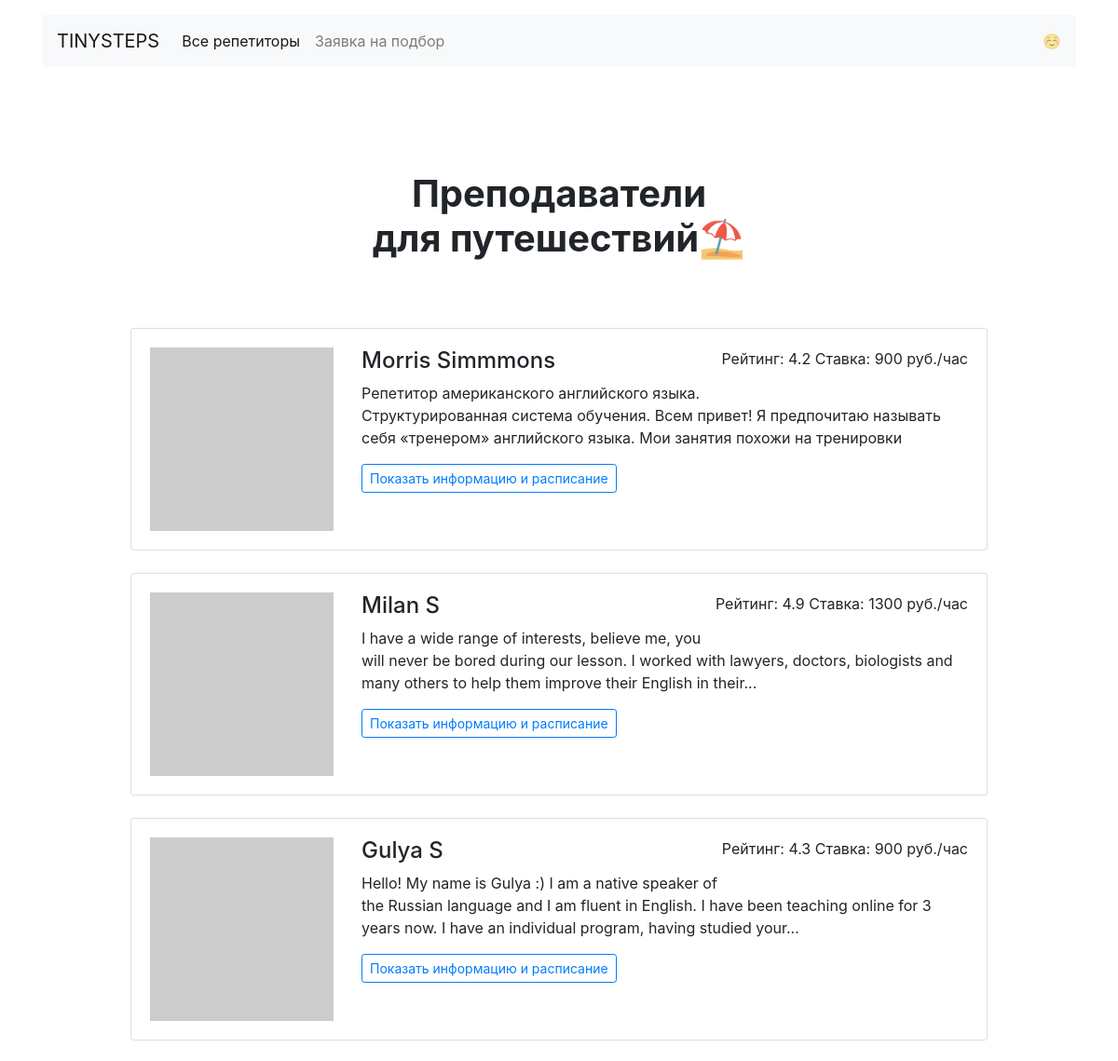
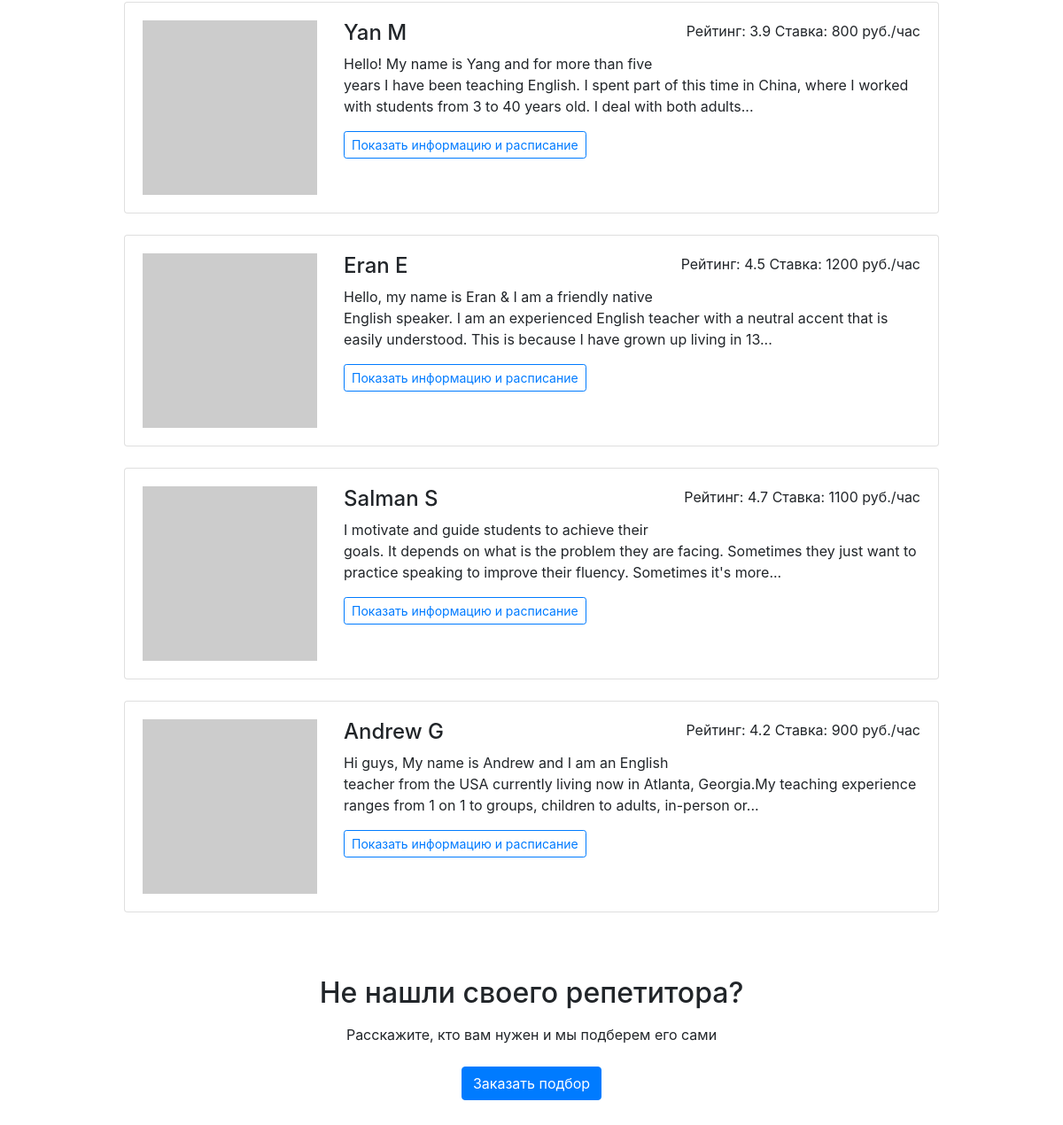
The page /goals/1 on the database its author committed (2 pictures, top to bottom).
### models.py (models this page shows)
class Goal(db.Model):
    __tablename__ = "goals"
    id = db.Column(db.Integer, primary_key=True)
    name = db.Column(db.String(15), nullable=False, unique=True)
    icon = db.Column(db.String(40), nullable=False, unique=True)
    teachers = db.relationship('Teacher', secondary=goals_teachers, back_populates="goals")
    request = db.relationship('Request')  # у одной цели м.б. много заявок

class Teacher(db.Model):
    __tablename__ = "teachers"
    id = db.Column(db.Integer, primary_key=True)
    name = db.Column(db.String(), nullable=False)
    about = db.Column(db.Text())
    picture = db.Column(db.String(50), unique=True)
    rating = db.Column(db.Float)
    price = db.Column(db.Integer, nullable=False)
    schedule = db.Column(JSON)
    goals = db.relationship('Goal', secondary=goals_teachers, back_populates="teachers")  # many to many
    booking = db.relationship('Booking', back_populates="teacher")

### views.py (the view)
@app.route('/goals/<int:goal_id>')
def show_goal(goal_id):
    goal = Goal.query.filter(Goal.id == goal_id).first()
    teachers_by_goal = goal.teachers
    return render_template("goal.html", teachers=teachers_by_goal, goal=goal)

### templates/goal.html
{% extends 'base.html' %}
    {% block container %}
    <h1 class="h1 text-center w-50 mx-auto mt-1 py-5 mb-4"><strong><br/>Преподаватели <br> {{ goal.name.lower() }}{{ goal.icon }}</strong></h1>
      <div class="row">
      <div class="col-12 col-lg-10 offset-lg-1 m-auto">
        {% for teacher in teachers %}
          <div class="card mb-4">
          <div class="card-body">
            <div class="row">
              <div class="col-3"><img src="{{ teacher.picture }}" class="img-fluid" alt=""></div>
              <div class="col-9">
                <p class="float-right">Рейтинг: {{ teacher.rating }} Ставка: {{ teacher.price }} руб./час</p>
                <h2 class="h4">{{ teacher.name }}</h2>
                <p>{{ teacher.about|truncate(200) }}</p>
                <a href="{{ url_for('show_profile', id=teacher.id) }}" class="btn btn-outline-primary btn-sm mr-3 mb-2">Показать информацию и расписание</a>
              </div>
            </div>
          </div>
        </div>
          {% endfor %}
      </div>
    </div>
    <h2 class="text-center mt-5 mb-3">Не нашли своего репетитора?</h2>
    <p class="text-center mb-4">Расскажите, кто вам нужен и мы подберем его сами</p>
    <div class="text-center pb-5">
        <a href="{{ url_for('show_request') }}" class="btn btn-primary">Заказать подбор</a>
    </div>
  {% endblock %}

### rows shown on the page
Goal: name "для путешествий", icon "⛱"
Teacher: rating "4.2", price "900", name "Morris Simmmons", about "Репетитор американского английского языка. Структурированная система обучения. Всем привет! Я предпочитаю называть себя «тренером» английского языка. Мои занятия похожи на тренировки"
Teacher: rating "4.9", price "1300", name "Milan S", about "I have a wide range of interests, believe me, you will never be bored during our lesson. I worked with lawyers, doctors, biologists and many others to help them improve their English in their..."
Teacher: rating "4.3", price "900", name "Gulya S", about "Hello! My name is Gulya :) I am a native speaker of the Russian language and I am fluent in English. I have been teaching online for 3 years now. I have an individual program, having studied your..."
Teacher: rating "3.9", price "800", name "Yan M", about "Hello! My name is Yang and for more than five years I have been teaching English. I spent part of this time in China, where I worked with students from 3 to 40 years old. I deal with both adults..."
Teacher: rating "4.5", price "1200", name "Eran E", about "Hello, my name is Eran & I am a friendly native English speaker. I am an experienced English teacher with a neutral accent that is easily understood. This is because I have grown up living in 13..."
Teacher: rating "4.7", price "1100", name "Salman S", about "I motivate and guide students to achieve their goals. It depends on what is the problem they are facing. Sometimes they just want to practice speaking to improve their fluency. Sometimes it's more..."
Teacher: rating "4.2", price "900", name "Andrew G", about "Hi guys, My name is Andrew and I am an English teacher from the USA currently living now in Atlanta, Georgia.My teaching experience ranges from 1 on 1 to groups, children to adults, in-person or..."
